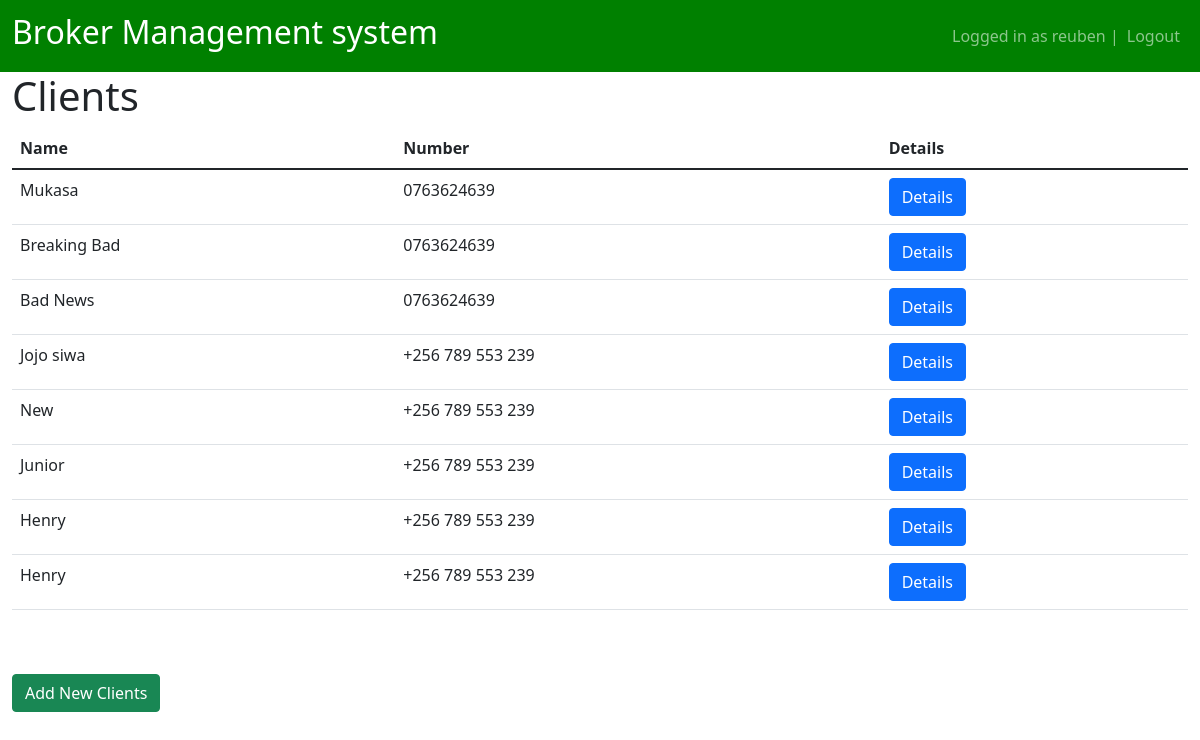
Screenshot of /clients/3 (signed in) with the database file from the repository.
### main/models.py (models this page shows, shortened)
class Client(models.Model):
    broker = models.ForeignKey('Broker', on_delete=models.CASCADE)
    name = models.CharField(max_length=45)
    locaton = models.CharField(max_length=45)
    Amount_paid = models.IntegerField()
    phone = models.CharField(max_length=45)
    commision = models.IntegerField()
    commision_paid = models.IntegerField()
    signature = models.FileField(upload_to='uploads/', null=True)
    created_at = models.DateTimeField(auto_now_add=True)
    updated_at = models.DateTimeField(auto_now=True)

### main/views.py (the view, shortened to what this page needs)
# urls.py: path('clients/<int:pk>', views.clients, name='clients'),
@login_required(login_url="/login")
def clients(request, pk):
    client_id = request.POST.get("client_id")
    clients = Client.objects.all()
    selected_clients = []
    for client in clients:
        if client.broker.id == pk:
            selected_clients.append(client)
    return render(request, 'main/clients.html', {"clients":selected_clients})

### main/templates/main/clients.html (shortened to what this page needs)
{% extends 'main/base.html' %} {% block title %}Brokers{% endblock %}
{% block content %}
<h1>Clients</h1>
<table class="table">
  <thead>
    <tr>
      <th scope="col">Name</th>
      <th> Number </th>
      <th scope="col">Details</th>
    </tr>
  </thead>
  <tbody>
  {% for client in clients %}
  <tr>
    <td>{{ client.name }}</td>
    <td>{{ client.phone }}</td>
    <td>
      <form method="post">
        <button
          type="submit"
          class="btn btn-primary"
          name="client_id"
          value="{{ client.id }}"
        >
          Details
        </button>
      </form>
    </td>
  {% empty %}
  <div class="pt-5">
    <img src="https://live.staticflickr.com/65535/53391592740_d56e81b830_w.jpg" alt="empty" style="margin-left: 40%;"/>
    <h2 align="center">No Clients yet</h2>
  </div>
  {% endfor %}
</tbody>
</table>
<div class="row align-items-end" style="margin-bottom: 10px;">
<div class="row align-items-end pt-5 pb-2" >
  <form method="post">
    <button
      type="submit"
      class="btn btn-success"
      name="add-client"
      value="add-client"
    >
      Add New Clients
    </button>
  </form>
</div>
{% endblock %}

### main/templates/main/base.html (shortened to what this page needs)
<!DOCTYPE html>
<html lang="en">
  <head>
    <link
      href="https://cdn.jsdelivr.net/npm/bootstrap@5.1.3/dist/css/bootstrap.min.css"
      rel="stylesheet"
    />
  </head>
  <body>
    <nav class="navbar navbar-expand-lg navbar-dark" style="background-color: green;" >
      <div class="container-fluid">
        <div>
          <ul class="navbar-nav">
            <a class="navbar-brand" href="/home"><h2>Broker Management system</h2></a>
          </ul>
        </div>
        <div>
          <ul class="navbar-nav">
            {% if user.is_authenticated %}
            <span class="navbar-text">Logged in as {{user.username}} | </span>
            <li class="nav-item">
              <a class="nav-link" href="/logout">Logout</a>
            </li>
            {% else %}
            <li class="nav-item">
              <a class="nav-link" href="/login">Login</a>
            </li>
            {% endif %}
          </ul>
        </div>
      </div>
    </nav>
    <div class="container-fluid ">{% block content %} {% endblock %}</div>
  </body>
</html>

### rows the page displays
Client: name "Mukasa", phone "0763624639", {{ client.id }} 4 (drawn)
Client: name "Breaking Bad", phone "0763624639", {{ client.id }} 7 (drawn)
Client: name "Bad News", phone "0763624639", {{ client.id }} 8 (drawn)
Client: name "Jojo siwa", phone "+256 789 553 239", {{ client.id }} 9 (drawn)
Client: name "New", phone "+256 789 553 239", {{ client.id }} 11 (drawn)
Client: name "Junior", phone "+256 789 553 239", {{ client.id }} 12 (drawn)
Client: name "Henry", phone "+256 789 553 239", {{ client.id }} 13 (drawn)
Client: name "Henry", phone "+256 789 553 239", {{ client.id }} 14 (drawn)

### other values shown
{{ user.username }} "reuben"
